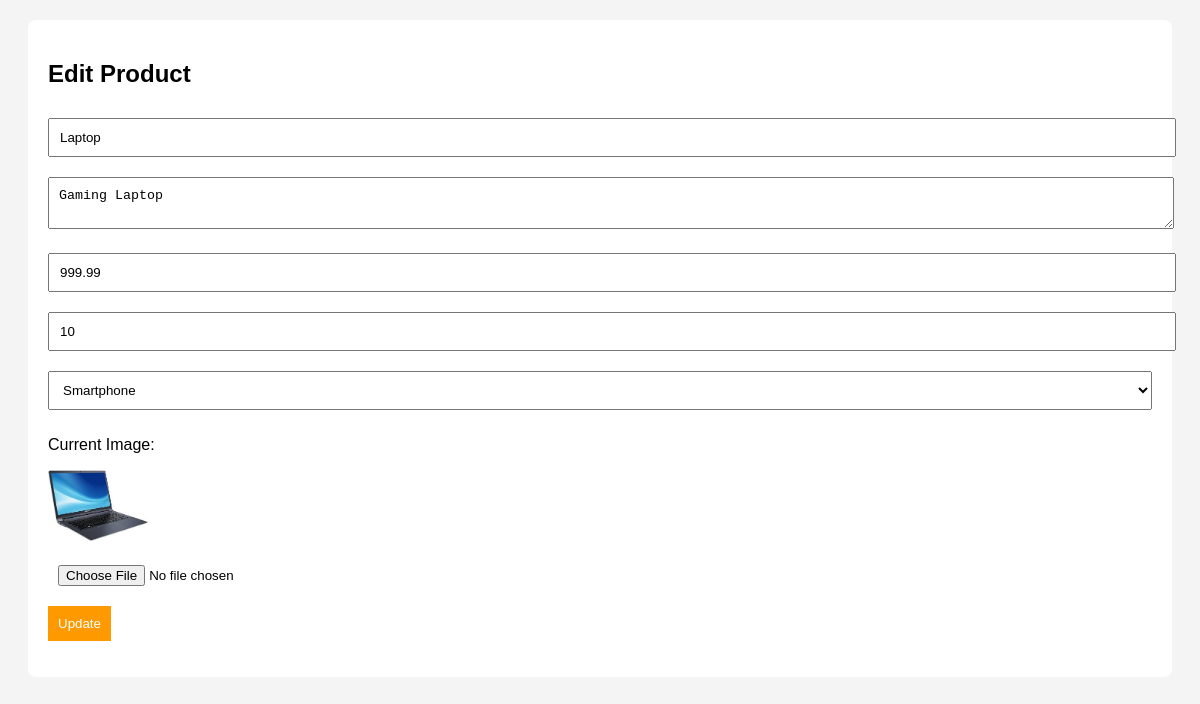
/Controller/editProduct.php?id=27 (signed in), run on the app's committed database.
### tables this page shows
CREATE TABLE `products` (
  `id` int(11) NOT NULL,
  `category_id` int(11) DEFAULT NULL,
  `name` varchar(150) DEFAULT NULL,
  `description` text DEFAULT NULL,
  `price` decimal(10,2) DEFAULT NULL,
  `stock_qty` int(11) DEFAULT NULL,
  `image` varchar(255) DEFAULT NULL,
  `is_available` tinyint(1) DEFAULT 1
);

CREATE TABLE `categories` (
  `id` int(11) NOT NULL,
  `name` varchar(100) NOT NULL,
  `image` varchar(255) DEFAULT NULL
);

### Model/adminModel.php (called while the page is built, shortened)
<?php
class AdminModel extends Database{
    public function getProductById($id){
        $conn = $this->connection();
        $id = intval($id);
        $res = mysqli_query($conn, "SELECT * FROM products WHERE id=$id");
        return mysqli_fetch_assoc($res);
    }
    public function getCategories(){
        $conn = $this->connection();
        return mysqli_query($conn, "SELECT * FROM categories");
    }
}
?>

### Controller/editProduct.php (the view, shortened to what this page needs)
<?php
require_once "../Model/adminModel.php";
$model = new AdminModel();
$id = $_GET['id'] ?? 0;
$product = $model->getProductById($id);
$categories = $model->getCategories();
?>
<!DOCTYPE html>
<html>
<head>
<link rel="stylesheet" href="../View/Style/adminStyle.css">
</head>
<body>
<div class="form-container">
<h2>Edit Product</h2>
<form id="editForm" enctype="multipart/form-data">
<input type="text" name="name" value="<?php echo $product['name']; ?>" required>
<textarea name="description"><?php echo $product['description']; ?></textarea>
<input type="number" name="price" value="<?php echo $product['price']; ?>" required>
<input type="number" name="stock" value="<?php echo $product['stock_qty']; ?>" required>
<select name="category_id" required>
<?php while($cat = mysqli_fetch_assoc($categories)){ ?>
<option value="<?php echo $cat['id']; ?>"
<?php if($cat['id'] == $product['category_id']) echo "selected"; ?>>
<?php echo (!empty($cat['parent_id'])) ? "-- ".$cat['name'] : $cat['name']; ?>
</option>
<?php } ?>
</select>
<p>Current Image:</p>
<img src="../uploads/<?php echo $product['image']; ?>" width="100">
<input type="file" name="image">
<button type="button" onclick="updateProduct()">Update</button>
</form>
</div>
</body>
</html>

### View/Style/adminStyle.css (style rules this page uses)
body { font-family:Arial; background:#f4f4f4; }
.form-container { background:white; padding:20px; margin:20px; border-radius:8px; }
input, textarea, select { width:100%; margin:10px 0; padding:10px; }
button { background:#ff9900; color:white; border:none; padding:10px; cursor:pointer; }

### data on the page
products: name "Laptop", description "Gaming Laptop", price "999.99", stock "10", category_id "Smartphone", image (picture)
